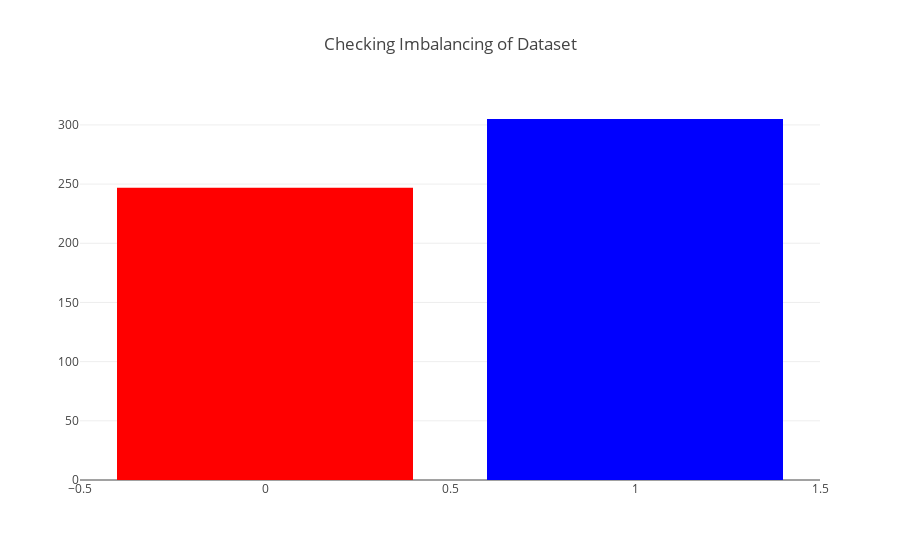

Notebook cell for this chart:
### Markdown cell above
### Lets find out if our dataset is imbalanced or not

### Code cell
cnt_srs = y.value_counts()

trace = go.Bar(
    x=cnt_srs.index,
    y=cnt_srs.values,
    marker=dict(
        color=cnt_srs.values,
        colorscale = 'Picnic',
        reversescale = True
    ),
)

layout = go.Layout(
    title='Checking Imbalancing of Dataset'
)

data = [trace]
fig = go.Figure(data=data, layout=layout)
py.iplot(fig, filename="Imbalancing Dataset")

### Figure 1 — Plotly figure (JSON) as saved in the notebook; plotly's stock layout.template omitted (floating-point values rounded to 4 significant figures)
{"data": [{"marker": {"color": [305, 247], "colorscale": "Picnic", "reversescale": true}, "type": "bar", "x": [1, 0], "y": [305, 247]}], "layout": {"title": "Checking Imbalancing of Dataset"}}
